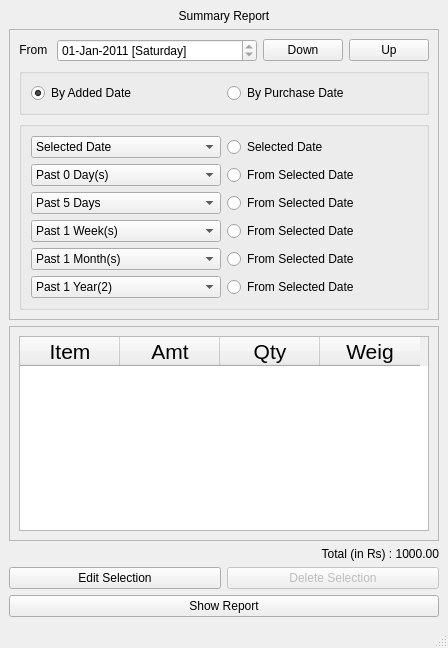
<?xml version="1.0" encoding="UTF-8"?>
<ui version="4.0">
 <class>frmReport</class>
 <widget class="QMainWindow" name="frmReport">
  <property name="geometry">
   <rect>
    <x>0</x>
    <y>0</y>
    <width>448</width>
    <height>648</height>
   </rect>
  </property>
  <property name="windowTitle">
   <string>MainWindow</string>
  </property>
  <widget class="QWidget" name="centralwidget">
   <layout class="QVBoxLayout" name="verticalLayout_4">
    <item>
     <layout class="QHBoxLayout" name="horizontalLayout_7">
      <item>
       <widget class="QLabel" name="lblReportType">
        <property name="sizePolicy">
         <sizepolicy hsizetype="Preferred" vsizetype="Fixed">
          <horstretch>0</horstretch>
          <verstretch>0</verstretch>
         </sizepolicy>
        </property>
        <property name="text">
         <string>Summary Report</string>
        </property>
        <property name="alignment">
         <set>Qt::AlignCenter</set>
        </property>
        <property name="wordWrap">
         <bool>false</bool>
        </property>
       </widget>
      </item>
     </layout>
    </item>
    <item>
     <widget class="QScrollArea" name="scrlRptFilters">
      <property name="sizePolicy">
       <sizepolicy hsizetype="Expanding" vsizetype="Expanding">
        <horstretch>0</horstretch>
        <verstretch>0</verstretch>
       </sizepolicy>
      </property>
      <property name="verticalScrollBarPolicy">
       <enum>Qt::ScrollBarAlwaysOff</enum>
      </property>
      <property name="horizontalScrollBarPolicy">
       <enum>Qt::ScrollBarAlwaysOff</enum>
      </property>
      <property name="widgetResizable">
       <bool>true</bool>
      </property>
      <widget class="QWidget" name="scrollAreaWidgetContents_5">
       <property name="geometry">
        <rect>
         <x>0</x>
         <y>0</y>
         <width>428</width>
         <height>276</height>
        </rect>
       </property>
       <layout class="QVBoxLayout" name="verticalLayout_2">
        <item>
         <layout class="QHBoxLayout" name="horizontalLayout_4">
          <item>
           <widget class="QLabel" name="lblReportType_2">
            <property name="sizePolicy">
             <sizepolicy hsizetype="Fixed" vsizetype="Fixed">
              <horstretch>0</horstretch>
              <verstretch>0</verstretch>
             </sizepolicy>
            </property>
            <property name="text">
             <string>From </string>
            </property>
            <property name="alignment">
             <set>Qt::AlignCenter</set>
            </property>
            <property name="wordWrap">
             <bool>false</bool>
            </property>
           </widget>
          </item>
          <item>
           <widget class="QDateEdit" name="dtTranView">
            <property name="sizePolicy">
             <sizepolicy hsizetype="Expanding" vsizetype="MinimumExpanding">
              <horstretch>0</horstretch>
              <verstretch>0</verstretch>
             </sizepolicy>
            </property>
            <property name="readOnly">
             <bool>true</bool>
            </property>
            <property name="maximumDate">
             <date>
              <year>2020</year>
              <month>12</month>
              <day>31</day>
             </date>
            </property>
            <property name="minimumDate">
             <date>
              <year>2011</year>
              <month>1</month>
              <day>1</day>
             </date>
            </property>
            <property name="displayFormat">
             <string>dd-MMM-yyyy [dddd]</string>
            </property>
            <property name="calendarPopup">
             <bool>false</bool>
            </property>
           </widget>
          </item>
          <item>
           <widget class="QPushButton" name="pushButton">
            <property name="sizePolicy">
             <sizepolicy hsizetype="Fixed" vsizetype="Fixed">
              <horstretch>0</horstretch>
              <verstretch>0</verstretch>
             </sizepolicy>
            </property>
            <property name="text">
             <string>Down</string>
            </property>
           </widget>
          </item>
          <item>
           <widget class="QPushButton" name="pushButton_2">
            <property name="sizePolicy">
             <sizepolicy hsizetype="Fixed" vsizetype="Fixed">
              <horstretch>0</horstretch>
              <verstretch>0</verstretch>
             </sizepolicy>
            </property>
            <property name="text">
             <string>Up</string>
            </property>
           </widget>
          </item>
         </layout>
        </item>
        <item>
         <widget class="QGroupBox" name="groupBox">
          <property name="sizePolicy">
           <sizepolicy hsizetype="Preferred" vsizetype="Fixed">
            <horstretch>0</horstretch>
            <verstretch>0</verstretch>
           </sizepolicy>
          </property>
          <property name="title">
           <string/>
          </property>
          <layout class="QVBoxLayout" name="verticalLayout">
           <item>
            <layout class="QHBoxLayout" name="horizontalLayout_8">
             <item>
              <widget class="QRadioButton" name="optByAddedDate">
               <property name="text">
                <string>By Added Date</string>
               </property>
               <property name="checked">
                <bool>true</bool>
               </property>
              </widget>
             </item>
             <item>
              <widget class="QRadioButton" name="optByPurchaseDate">
               <property name="text">
                <string>By Purchase Date</string>
               </property>
              </widget>
             </item>
            </layout>
           </item>
          </layout>
         </widget>
        </item>
        <item>
         <widget class="QGroupBox" name="groupBox_2">
          <property name="sizePolicy">
           <sizepolicy hsizetype="Preferred" vsizetype="Fixed">
            <horstretch>0</horstretch>
            <verstretch>0</verstretch>
           </sizepolicy>
          </property>
          <property name="title">
           <string/>
          </property>
          <layout class="QVBoxLayout" name="verticalLayout_3">
           <item>
            <layout class="QHBoxLayout" name="horizontalLayout_10">
             <item>
              <widget class="QComboBox" name="cbo1Day_2">
               <item>
                <property name="text">
                 <string>Selected Date</string>
                </property>
               </item>
              </widget>
             </item>
             <item>
              <widget class="QRadioButton" name="optSelectedDate">
               <property name="text">
                <string>Selected Date</string>
               </property>
              </widget>
             </item>
            </layout>
           </item>
           <item>
            <layout class="QHBoxLayout" name="horizontalLayout">
             <item>
              <widget class="QComboBox" name="cbo1Day">
               <item>
                <property name="text">
                 <string>Past 0 Day(s)</string>
                </property>
               </item>
              </widget>
             </item>
             <item>
              <widget class="QRadioButton" name="optLast1Day">
               <property name="text">
                <string>From Selected Date</string>
               </property>
              </widget>
             </item>
            </layout>
           </item>
           <item>
            <layout class="QHBoxLayout" name="horizontalLayout_2">
             <item>
              <widget class="QComboBox" name="cbo5Days">
               <item>
                <property name="text">
                 <string>Past 5 Days</string>
                </property>
               </item>
              </widget>
             </item>
             <item>
              <widget class="QRadioButton" name="optLast5Days">
               <property name="text">
                <string>From Selected Date</string>
               </property>
              </widget>
             </item>
            </layout>
           </item>
           <item>
            <layout class="QHBoxLayout" name="horizontalLayout_3">
             <item>
              <widget class="QComboBox" name="cbo1Week">
               <item>
                <property name="text">
                 <string>Past 1 Week(s)</string>
                </property>
               </item>
              </widget>
             </item>
             <item>
              <widget class="QRadioButton" name="optLast1Week">
               <property name="text">
                <string>From Selected Date</string>
               </property>
              </widget>
             </item>
            </layout>
           </item>
           <item>
            <layout class="QHBoxLayout" name="horizontalLayout_5">
             <item>
              <widget class="QComboBox" name="cbo1Month">
               <item>
                <property name="text">
                 <string>Past 1 Month(s)</string>
                </property>
               </item>
              </widget>
             </item>
             <item>
              <widget class="QRadioButton" name="optLast1Month">
               <property name="text">
                <string>From Selected Date</string>
               </property>
              </widget>
             </item>
            </layout>
           </item>
           <item>
            <layout class="QHBoxLayout" name="horizontalLayout_6">
             <item>
              <widget class="QComboBox" name="cbo1Year">
               <item>
                <property name="text">
                 <string>Past 1 Year(2)</string>
                </property>
               </item>
              </widget>
             </item>
             <item>
              <widget class="QRadioButton" name="optLast1Year">
               <property name="text">
                <string>From Selected Date</string>
               </property>
              </widget>
             </item>
            </layout>
           </item>
          </layout>
         </widget>
        </item>
       </layout>
      </widget>
     </widget>
    </item>
    <item>
     <widget class="QScrollArea" name="scrlRptTblView">
      <property name="sizePolicy">
       <sizepolicy hsizetype="Expanding" vsizetype="Expanding">
        <horstretch>0</horstretch>
        <verstretch>0</verstretch>
       </sizepolicy>
      </property>
      <property name="verticalScrollBarPolicy">
       <enum>Qt::ScrollBarAlwaysOff</enum>
      </property>
      <property name="horizontalScrollBarPolicy">
       <enum>Qt::ScrollBarAlwaysOff</enum>
      </property>
      <property name="widgetResizable">
       <bool>true</bool>
      </property>
      <widget class="QWidget" name="scrollAreaWidgetContents_9">
       <property name="geometry">
        <rect>
         <x>0</x>
         <y>0</y>
         <width>428</width>
         <height>207</height>
        </rect>
       </property>
       <layout class="QVBoxLayout" name="verticalLayout_10">
        <item>
         <widget class="QTableWidget" name="tblTranView">
          <property name="enabled">
           <bool>true</bool>
          </property>
          <property name="sizePolicy">
           <sizepolicy hsizetype="Expanding" vsizetype="Expanding">
            <horstretch>0</horstretch>
            <verstretch>0</verstretch>
           </sizepolicy>
          </property>
          <property name="font">
           <font>
            <pointsize>16</pointsize>
           </font>
          </property>
          <property name="verticalScrollBarPolicy">
           <enum>Qt::ScrollBarAlwaysOff</enum>
          </property>
          <property name="horizontalScrollBarPolicy">
           <enum>Qt::ScrollBarAlwaysOff</enum>
          </property>
          <property name="editTriggers">
           <set>QAbstractItemView::NoEditTriggers</set>
          </property>
          <property name="selectionMode">
           <enum>QAbstractItemView::SingleSelection</enum>
          </property>
          <property name="selectionBehavior">
           <enum>QAbstractItemView::SelectRows</enum>
          </property>
          <column>
           <property name="text">
            <string>Item</string>
           </property>
          </column>
          <column>
           <property name="text">
            <string>Amt</string>
           </property>
          </column>
          <column>
           <property name="text">
            <string>Qty</string>
           </property>
          </column>
          <column>
           <property name="text">
            <string>Weig</string>
           </property>
          </column>
         </widget>
        </item>
       </layout>
      </widget>
     </widget>
    </item>
    <item>
     <widget class="QLabel" name="lblTotalAmt">
      <property name="sizePolicy">
       <sizepolicy hsizetype="Preferred" vsizetype="Fixed">
        <horstretch>0</horstretch>
        <verstretch>0</verstretch>
       </sizepolicy>
      </property>
      <property name="text">
       <string>Total (in Rs) : 1000.00</string>
      </property>
      <property name="alignment">
       <set>Qt::AlignRight|Qt::AlignTrailing|Qt::AlignVCenter</set>
      </property>
     </widget>
    </item>
    <item>
     <layout class="QHBoxLayout" name="horizontalLayout_9">
      <item>
       <widget class="QPushButton" name="cmdEditRecord">
        <property name="text">
         <string>Edit Selection</string>
        </property>
       </widget>
      </item>
      <item>
       <widget class="QPushButton" name="cmdDeleteRecord">
        <property name="enabled">
         <bool>false</bool>
        </property>
        <property name="text">
         <string>Delete Selection</string>
        </property>
       </widget>
      </item>
     </layout>
    </item>
    <item>
     <widget class="QPushButton" name="cmdShowReport">
      <property name="text">
       <string>Show Report</string>
      </property>
     </widget>
    </item>
   </layout>
  </widget>
  <widget class="QMenuBar" name="menubar">
   <property name="geometry">
    <rect>
     <x>0</x>
     <y>0</y>
     <width>448</width>
     <height>21</height>
    </rect>
   </property>
  </widget>
  <widget class="QStatusBar" name="statusbar"/>
 </widget>
 <resources/>
 <connections>
  <connection>
   <sender>pushButton</sender>
   <signal>clicked()</signal>
   <receiver>dtTranView</receiver>
   <slot>stepDown()</slot>
   <hints>
    <hint type="sourcelabel">
     <x>267</x>
     <y>106</y>
    </hint>
    <hint type="destinationlabel">
     <x>167</x>
     <y>106</y>
    </hint>
   </hints>
  </connection>
  <connection>
   <sender>pushButton_2</sender>
   <signal>clicked()</signal>
   <receiver>dtTranView</receiver>
   <slot>stepUp()</slot>
   <hints>
    <hint type="sourcelabel">
     <x>380</x>
     <y>104</y>
    </hint>
    <hint type="destinationlabel">
     <x>184</x>
     <y>104</y>
    </hint>
   </hints>
  </connection>
 </connections>
</ui>
